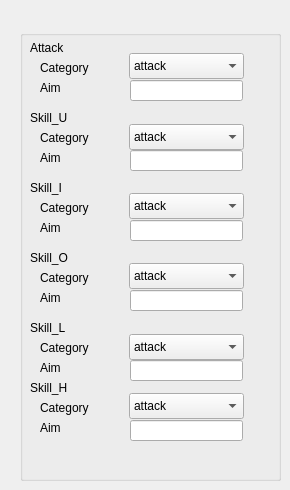
    <widget class="QWidget" name="tab_2">
     <attribute name="title">
      <string>MoveMentList</string>
     </attribute>
     <widget class="QGroupBox" name="groupBox_2">
      <property name="geometry">
       <rect>
        <x>20</x>
        <y>30</y>
        <width>261</width>
        <height>451</height>
       </rect>
      </property>
      <property name="title">
       <string/>
      </property>
      <widget class="QLabel" name="label_3">
       <property name="geometry">
        <rect>
         <x>20</x>
         <y>30</y>
         <width>61</width>
         <height>16</height>
        </rect>
       </property>
       <property name="text">
        <string>Category</string>
       </property>
      </widget>
      <widget class="QLabel" name="label_12">
       <property name="geometry">
        <rect>
         <x>10</x>
         <y>10</y>
         <width>81</width>
         <height>16</height>
        </rect>
       </property>
       <property name="text">
        <string>Attack</string>
       </property>
      </widget>
      <widget class="QLabel" name="label_13">
       <property name="geometry">
        <rect>
         <x>20</x>
         <y>50</y>
         <width>61</width>
         <height>16</height>
        </rect>
       </property>
       <property name="text">
        <string>Aim</string>
       </property>
      </widget>
      <widget class="QLineEdit" name="lineEdit2_2">
       <property name="geometry">
        <rect>
         <x>110</x>
         <y>50</y>
         <width>113</width>
         <height>21</height>
        </rect>
       </property>
      </widget>
      <widget class="QLabel" name="label_14">
       <property name="geometry">
        <rect>
         <x>10</x>
         <y>80</y>
         <width>81</width>
         <height>16</height>
        </rect>
       </property>
       <property name="text">
        <string>Skill_U</string>
       </property>
      </widget>
      <widget class="QLabel" name="label_8">
       <property name="geometry">
        <rect>
         <x>20</x>
         <y>100</y>
         <width>61</width>
         <height>16</height>
        </rect>
       </property>
       <property name="text">
        <string>Category</string>
       </property>
      </widget>
      <widget class="QLabel" name="label_15">
       <property name="geometry">
        <rect>
         <x>20</x>
         <y>120</y>
         <width>61</width>
         <height>16</height>
        </rect>
       </property>
       <property name="text">
        <string>Aim</string>
       </property>
      </widget>
      <widget class="QLineEdit" name="lineEdit2_4">
       <property name="geometry">
        <rect>
         <x>110</x>
         <y>120</y>
         <width>113</width>
         <height>21</height>
        </rect>
       </property>
      </widget>
      <widget class="QLabel" name="label_16">
       <property name="geometry">
        <rect>
         <x>10</x>
         <y>150</y>
         <width>81</width>
         <height>16</height>
        </rect>
       </property>
       <property name="text">
        <string>Skill_I</string>
       </property>
      </widget>
      <widget class="QLabel" name="label_9">
       <property name="geometry">
        <rect>
         <x>20</x>
         <y>170</y>
         <width>61</width>
         <height>16</height>
        </rect>
       </property>
       <property name="text">
        <string>Category</string>
       </property>
      </widget>
      <widget class="QLabel" name="label_17">
       <property name="geometry">
        <rect>
         <x>20</x>
         <y>190</y>
         <width>61</width>
         <height>16</height>
        </rect>
       </property>
       <property name="text">
        <string>Aim</string>
       </property>
      </widget>
      <widget class="QLineEdit" name="lineEdit2_6">
       <property name="geometry">
        <rect>
         <x>110</x>
         <y>190</y>
         <width>113</width>
         <height>21</height>
        </rect>
       </property>
      </widget>
      <widget class="QLabel" name="label_18">
       <property name="geometry">
        <rect>
         <x>10</x>
         <y>220</y>
         <width>81</width>
         <height>16</height>
        </rect>
       </property>
       <property name="text">
        <string>Skill_O</string>
       </property>
      </widget>
      <widget class="QLabel" name="label_10">
       <property name="geometry">
        <rect>
         <x>20</x>
         <y>240</y>
         <width>61</width>
         <height>16</height>
        </rect>
       </property>
       <property name="text">
        <string>Category</string>
       </property>
      </widget>
      <widget class="QLabel" name="label_19">
       <property name="geometry">
        <rect>
         <x>20</x>
         <y>260</y>
         <width>61</width>
         <height>16</height>
        </rect>
       </property>
       <property name="text">
        <string>Aim</string>
       </property>
      </widget>
      <widget class="QLineEdit" name="lineEdit2_8">
       <property name="geometry">
        <rect>
         <x>110</x>
         <y>260</y>
         <width>113</width>
         <height>21</height>
        </rect>
       </property>
      </widget>
      <widget class="QLabel" name="label_20">
       <property name="geometry">
        <rect>
         <x>10</x>
         <y>290</y>
         <width>81</width>
         <height>16</height>
        </rect>
       </property>
       <property name="text">
        <string>Skill_L</string>
       </property>
      </widget>
      <widget class="QLabel" name="label_11">
       <property name="geometry">
        <rect>
         <x>20</x>
         <y>310</y>
         <width>61</width>
         <height>16</height>
        </rect>
       </property>
       <property name="text">
        <string>Category</string>
       </property>
      </widget>
      <widget class="QLabel" name="label_21">
       <property name="geometry">
        <rect>
         <x>20</x>
         <y>330</y>
         <width>61</width>
         <height>16</height>
        </rect>
       </property>
       <property name="text">
        <string>Aim</string>
       </property>
      </widget>
      <widget class="QLineEdit" name="lineEdit2_10">
       <property name="geometry">
        <rect>
         <x>110</x>
         <y>330</y>
         <width>113</width>
         <height>21</height>
        </rect>
       </property>
      </widget>
      <widget class="QLabel" name="label_22">
       <property name="geometry">
        <rect>
         <x>10</x>
         <y>350</y>
         <width>81</width>
         <height>16</height>
        </rect>
       </property>
       <property name="text">
        <string>Skill_H</string>
       </property>
      </widget>
      <widget class="QLabel" name="label_23">
       <property name="geometry">
        <rect>
         <x>20</x>
         <y>370</y>
         <width>61</width>
         <height>16</height>
        </rect>
       </property>
       <property name="text">
        <string>Category</string>
       </property>
      </widget>
      <widget class="QLabel" name="label_24">
       <property name="geometry">
        <rect>
         <x>20</x>
         <y>390</y>
         <width>61</width>
         <height>16</height>
        </rect>
       </property>
       <property name="text">
        <string>Aim</string>
       </property>
      </widget>
      <widget class="QLineEdit" name="lineEdit2_12">
       <property name="geometry">
        <rect>
         <x>110</x>
         <y>390</y>
         <width>113</width>
         <height>21</height>
        </rect>
       </property>
      </widget>
      <widget class="QComboBox" name="comboBox_m1">
       <property name="geometry">
        <rect>
         <x>109</x>
         <y>23</y>
         <width>115</width>
         <height>26</height>
        </rect>
       </property>
       <item>
        <property name="text">
         <string>attack</string>
        </property>
       </item>
       <item>
        <property name="text">
         <string>skill</string>
        </property>
       </item>
      </widget>
      <widget class="QComboBox" name="comboBox_m2">
       <property name="geometry">
        <rect>
         <x>109</x>
         <y>94</y>
         <width>115</width>
         <height>26</height>
        </rect>
       </property>
       <item>
        <property name="text">
         <string>attack</string>
        </property>
       </item>
       <item>
        <property name="text">
         <string>skill</string>
        </property>
       </item>
      </widget>
      <widget class="QComboBox" name="comboBox_m3">
       <property name="geometry">
        <rect>
         <x>109</x>
         <y>163</y>
         <width>115</width>
         <height>26</height>
        </rect>
       </property>
       <item>
        <property name="text">
         <string>attack</string>
        </property>
       </item>
       <item>
        <property name="text">
         <string>skill</string>
        </property>
       </item>
      </widget>
      <widget class="QComboBox" name="comboBox_m4">
       <property name="geometry">
        <rect>
         <x>109</x>
         <y>233</y>
         <width>115</width>
         <height>26</height>
        </rect>
       </property>
       <item>
        <property name="text">
         <string>attack</string>
        </property>
       </item>
       <item>
        <property name="text">
         <string>skill</string>
        </property>
       </item>
      </widget>
      <widget class="QComboBox" name="comboBox_m5">
       <property name="geometry">
        <rect>
         <x>109</x>
         <y>304</y>
         <width>115</width>
         <height>26</height>
        </rect>
       </property>
       <item>
        <property name="text">
         <string>attack</string>
        </property>
       </item>
       <item>
        <property name="text">
         <string>skill</string>
        </property>
       </item>
      </widget>
      <widget class="QComboBox" name="comboBox_m6">
       <property name="geometry">
        <rect>
         <x>109</x>
         <y>363</y>
         <width>115</width>
         <height>26</height>
        </rect>
       </property>
       <item>
        <property name="text">
         <string>attack</string>
        </property>
       </item>
       <item>
        <property name="text">
         <string>skill</string>
        </property>
       </item>
      </widget>
     </widget>
    </widget>
